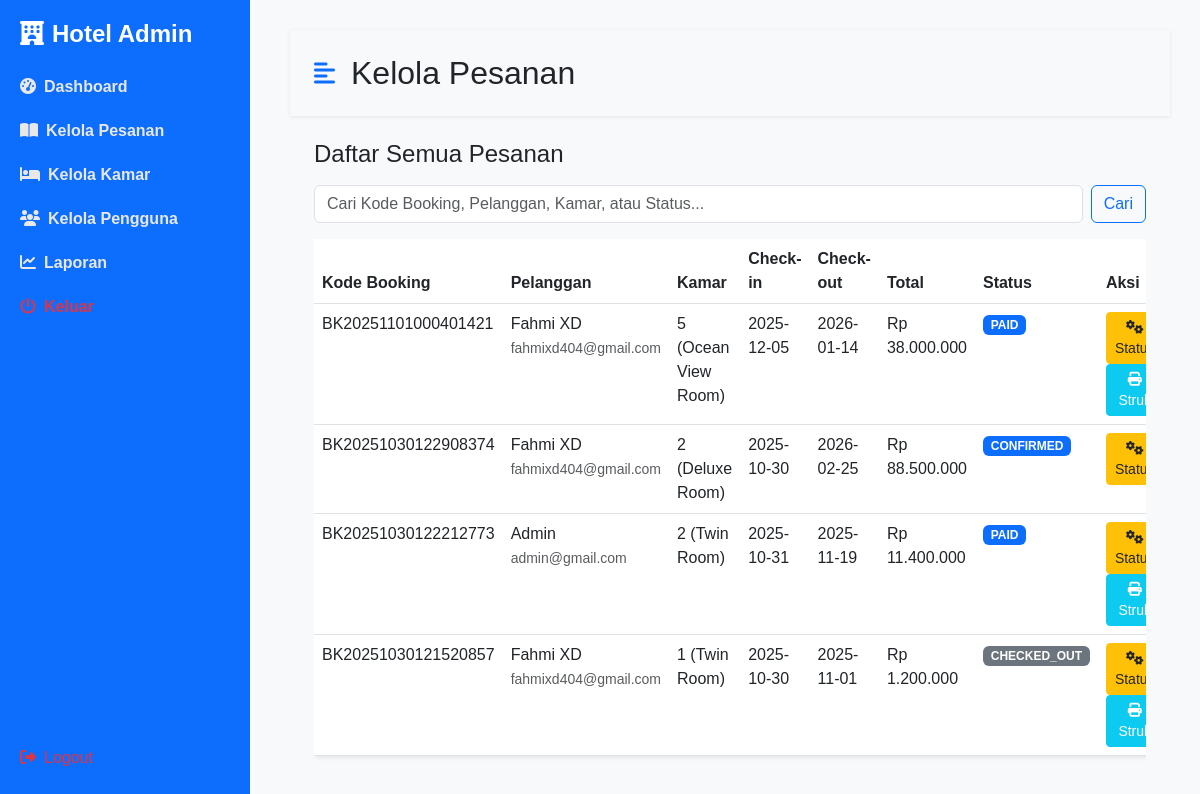
/admin/kelola_pesanan.php (signed in), run on an earlier commit of the app's database.
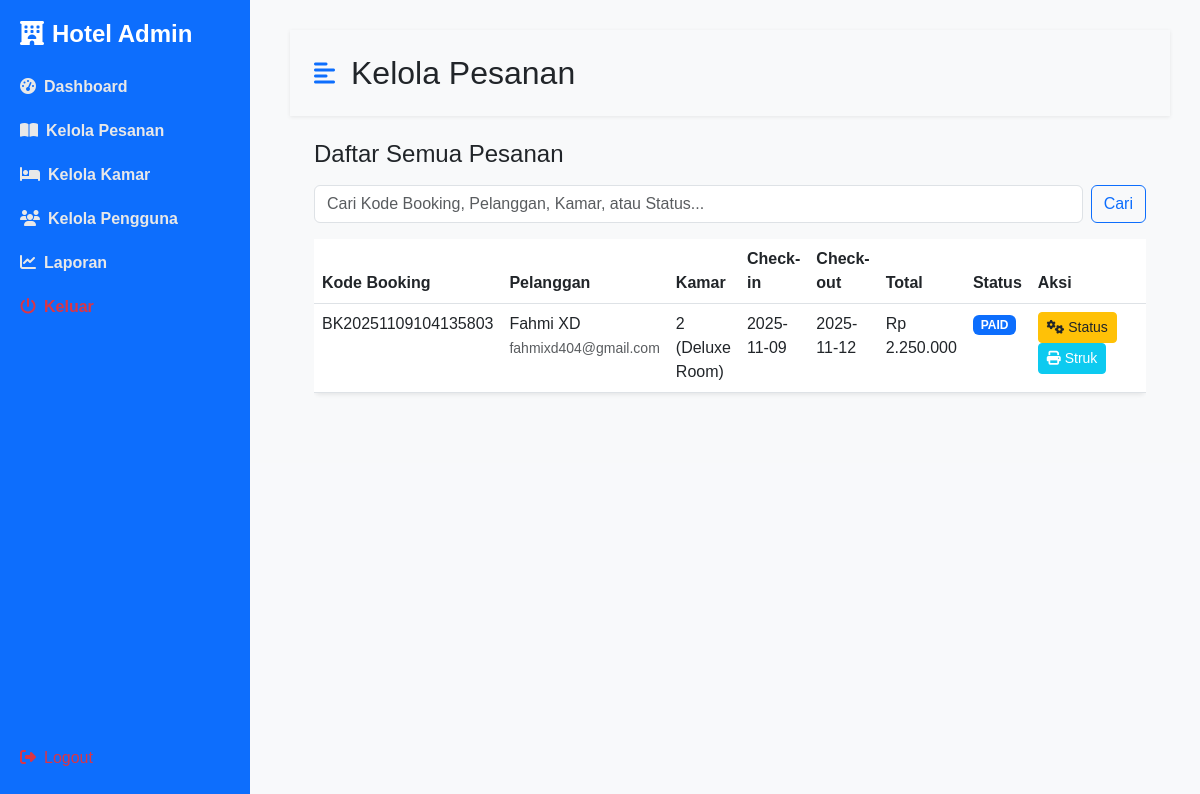
And on a later commit of the database.
### tables this page shows
CREATE TABLE `bookings` (
  `id` int NOT NULL,
  `booking_code` varchar(20) NOT NULL,
  `user_id` int NOT NULL,
  `room_id` int NOT NULL,
  `check_in` date NOT NULL,
  `check_out` date NOT NULL,
  `total_price` decimal(10,2) NOT NULL,
  `status` enum('pending','confirmed','cancelled','checked_in','checked_out','paid','failed') DEFAULT 'pending',
  `created_at` datetime DEFAULT CURRENT_TIMESTAMP
);

CREATE TABLE `users` (
  `id` int NOT NULL,
  `name` varchar(100) NOT NULL,
  `email` varchar(100) NOT NULL,
  `phone` varchar(20) DEFAULT NULL,
  `password` varchar(255) NOT NULL,
  `role` enum('admin','user') NOT NULL DEFAULT 'user',
  `created_at` datetime DEFAULT CURRENT_TIMESTAMP
);

CREATE TABLE `rooms` (
  `id` int NOT NULL,
  `image` varchar(100) NOT NULL,
  `room_number` varchar(10) NOT NULL,
  `room_type_id` int NOT NULL,
  `floor` int NOT NULL,
  `status` enum('available','maintenance','booked') DEFAULT 'available',
  `created_at` datetime DEFAULT CURRENT_TIMESTAMP
);

CREATE TABLE `room_types` (
  `id` int NOT NULL,
  `name` varchar(100) NOT NULL,
  `description` text,
  `price_per_night` decimal(10,2) NOT NULL,
  `capacity` int NOT NULL,
  `facilities` text,
  `created_at` datetime DEFAULT CURRENT_TIMESTAMP
);

### admin/kelola_pesanan.php (the view, shortened to what this page needs)
<?php
include '../koneksi.php';
$search_term = '';
$query = "
      SELECT
            b.id, b.booking_code, b.check_in, b.check_out, b.total_price, b.status, b.created_at,
            u.name as user_name, u.email as user_email,
            r.room_number,
            rt.name as room_type_name,
            r.id as room_id
      FROM bookings b
      JOIN users u ON b.user_id = u.id
      JOIN rooms r ON b.room_id = r.id
      JOIN room_types rt ON r.room_type_id = rt.id
";
$query .= " ORDER BY b.created_at DESC";
if (!empty($search_term)) {
      $stmt = $koneksi->prepare($query);
      $params_ref = array();
      $params_ref[] = &$param_types;
      foreach ($params as $param) {
            $params_ref[] = &$param;
      }
      call_user_func_array(array($stmt, 'bind_param'), $params_ref);
      $stmt->execute();
      $bookings_result = $stmt->get_result();
      $bookings = $bookings_result->fetch_all(MYSQLI_ASSOC);
      $stmt->close();
} else {
      $bookings_result = $koneksi->query($query);
      $bookings = $bookings_result->fetch_all(MYSQLI_ASSOC);
}
?>
<!DOCTYPE html>
<html lang="id">
<head>
      <link href="https://cdn.jsdelivr.net/npm/bootstrap@5.3.0/dist/css/bootstrap.min.css" rel="stylesheet">
      <link rel="stylesheet" href="https://cdnjs.cloudflare.com/ajax/libs/font-awesome/6.4.0/css/all.min.css">
      <link rel="stylesheet" href="../assets/css/admin-style.css">
</head>
<body>
      <div class="d-flex" id="wrapper">
            <?php include 'sidebar.php'; ?>
            <div id="page-content-wrapper" class="content">
                  <nav class="navbar navbar-expand-lg navbar-light bg-transparent py-4 px-4">
                        <div class="d-flex align-items-center">
                              <i class="fas fa-align-left primary-text fs-4 me-3" id="menu-toggle"></i>
                              <h2 class="fs-2 m-0">Kelola Pesanan</h2>
                        </div>
                  </nav>
                  <div class="container-fluid px-4">
                        <div class="row my-4">
                              <h3 class="fs-4 mb-3">Daftar Semua Pesanan</h3>
                              <div class="col-md-12 mb-3">
                                    <form method="GET" action="kelola_pesanan.php" class="d-flex">
                                          <input type="text" name="search" class="form-control me-2" placeholder="Cari Kode Booking, Pelanggan, Kamar, atau Status..." value="<?= htmlspecialchars($search_term) ?>">
                                          <button type="submit" class="btn btn-outline-primary">Cari</button>
                                    </form>
                              </div>
                              <div class="col-md-12">
                                    <div class="table-responsive">
                                          <table class="table bg-white rounded shadow-sm table-hover">
                                                <thead>
                                                      <tr>
                                                            <th scope="col">Kode Booking</th>
                                                            <th scope="col">Pelanggan</th>
                                                            <th scope="col">Kamar</th>
                                                            <th scope="col">Check-in</th>
                                                            <th scope="col">Check-out</th>
                                                            <th scope="col">Total</th>
                                                            <th scope="col">Status</th>
                                                            <th scope="col" width="200">Aksi</th>                                                       </tr>
                                                </thead>
                                                <tbody>
                                                      <?php if (!empty($bookings)): ?>
                                                            <?php foreach ($bookings as $booking): ?>
                                                                  <tr>
                                                                        <td><?= htmlspecialchars($booking['booking_code']) ?></td>
                                                                        <td>
                                                                              <?= htmlspecialchars($booking['user_name']) ?><br>
                                                                              <small class="text-muted"><?= htmlspecialchars($booking['user_email']) ?></small>
                                                                        </td>
                                                                        <td><?= htmlspecialchars($booking['room_number']) ?> (<?= htmlspecialchars($booking['room_type_name']) ?>)</td>
                                                                        <td><?= htmlspecialchars($booking['check_in']) ?></td>
                                                                        <td><?= htmlspecialchars($booking['check_out']) ?></td>
                                                                        <td>Rp <?= number_format($booking['total_price'], 0, ',', '.') ?></td>
                                                                        <td>
                                                                              <span class="badge status-<?= str_replace('_', '-', htmlspecialchars($booking['status'])) ?>">
                                                                                    <?= strtoupper(htmlspecialchars($booking['status'])) ?>
                                                                              </span>
                                                                        </td>
                                                                        <td>
                                                                                                                                                            <button type="button" class="btn btn-sm btn-warning text-dark action-btn mb-1 mb-md-0"
                                                                                    data-bs-toggle="modal" data-bs-target="#actionModal"
                                                                                    data-id="<?= $booking['id'] ?>"
                                                                                    data-code="<?= htmlspecialchars($booking['booking_code']) ?>"
                                                                                    data-current-status="<?= htmlspecialchars($booking['status']) ?>"
                                                                                    data-room-id="<?= $booking['room_id'] ?>">
                                                                                    <i class="fas fa-cogs"></i> Status
                                                                              </button>
                                                                                                                                                            <?php if (in_array($booking['status'], ['paid', 'checked_out'])): ?>
                                                                                    <a href="cetak_struk.php?booking_id=<?= $booking['id'] ?>" target="_blank" class="btn btn-sm btn-info text-white mt-1 mt-md-0">
                                                                                          <i class="fas fa-print"></i> Struk
                                                                                    </a>
                                                                              <?php endif; ?>
                                                                        </td>
                                                                  </tr>
                                                            <?php endforeach; ?>
                                                      <?php else: ?>
                                                            <tr>
                                                                  <td colspan="8" class="text-center">Tidak ada pesanan yang ditemukan.</td>
                                                            </tr>
                                                      <?php endif; ?>
                                                </tbody>
                                          </table>
                                    </div>
                              </div>
                        </div>
                  </div>
            </div>
      </div>
</body>
</html>

### admin/sidebar.php
<div class="sidebar d-flex flex-column justify-content-between">
    <div>
        <h4><i class="fa-solid fa-hotel me-2"></i>Hotel Admin</h4>
        <a href="index.php" class="list-group-item list-group-item-action bg-transparent second-text fw-bold">
            <i class="fas fa-tachometer-alt me-2"></i>Dashboard
        </a>
        <a href="kelola_pesanan.php" class="list-group-item list-group-item-action bg-transparent second-text fw-bold">
            <i class="fas fa-book-open me-2"></i>Kelola Pesanan
        </a>
        <a href="kelola_kamar.php" class="list-group-item list-group-item-action bg-transparent second-text fw-bold">
            <i class="fas fa-bed me-2"></i>Kelola Kamar
        </a>
        <a href="kelola_user.php" class="list-group-item list-group-item-action bg-transparent second-text fw-bold">
            <i class="fas fa-users me-2"></i>Kelola Pengguna
        </a>
        <a href="laporan.php" class="list-group-item list-group-item-action bg-transparent second-text fw-bold">
            <i class="fas fa-chart-line me-2"></i>Laporan
        </a>
        <a href="../index.php" class="list-group-item list-group-item-action bg-transparent text-danger fw-bold">
            <i class="fas fa-power-off me-2"></i>Keluar
        </a>
    </div>
    <div>
        <a href="../login.php?logout=1" class="text-danger"><i class="fa-solid fa-right-from-bracket me-2"></i>Logout</a>
    </div>
</div>

### assets/css/admin-style.css (style rules this page uses)
:root { --main-bg-color: #f8f9fa; --main-text-color: #000; --primary-color: #0d6efd; --secondary-color: #dee2e6; }
#wrapper { overflow-x: hidden; background-color: var(--main-bg-color); }
#page-content-wrapper { min-width: 100vw; }
#menu-toggle { cursor: pointer; }
.list-group-item { border: none; padding: 20px 30px; color: #fff; }
.primary-text { color: var(--primary-color); }
body { background-color: #f8f9fb; font-family: 'Poppins', sans-serif; }
.navbar { background: white; box-shadow: 0 1px 4px rgba(0, 0, 0, 0.08); }
.sidebar { width: 250px; background: #0d6efd; color: white; height: 100vh; position: fixed; top: 0; left: 0; padding: 20px; }
.sidebar h4 { font-weight: 600; margin-bottom: 1rem; }
.sidebar a { color: #e8e8e8; text-decoration: none; display: block; padding: 10px 0; border-radius: 6px; }
.content { margin-left: 260px; padding: 30px; }
@media (min-width: 768px) { #page-content-wrapper { min-width: 0; width: 100%; } }

### admin/kelola_pesanan.php (style rules this page uses)
.status-confirmed, .status-paid { background-color: #0d6efd; color: #fff; }
.status-checked-out { background-color: #6c757d; color: #fff; }

What changed in the data, as far as the page shows it:
removed bookings: booking_code "BK20251101000401421", user.name "Fahmi XD", user.email "fahmixd404@gmail.com", room.room_number "5", room_types.name "Ocean View Room", check_in "2025-12-05", check_out "2026-01-14", total_price "38.000.000", status "PAID"
removed bookings: booking_code "BK20251030122908374", user.name "Fahmi XD", user.email "fahmixd404@gmail.com", room.room_number "2", room_types.name "Deluxe Room", check_in "2025-10-30", check_out "2026-02-25", total_price "88.500.000", status "CONFIRMED"
removed bookings: booking_code "BK20251030122212773", user.name "Admin", user.email "admin@gmail.com", room.room_number "2", room_types.name "Twin Room", check_in "2025-10-31", check_out "2025-11-19", total_price "11.400.000", status "PAID"
removed bookings: booking_code "BK20251030121520857", user.name "Fahmi XD", user.email "fahmixd404@gmail.com", room.room_number "1", room_types.name "Twin Room", check_in "2025-10-30", check_out "2025-11-01", total_price "1.200.000", status "CHECKED_OUT"
added bookings: booking_code "BK20251109104135803", user.name "Fahmi XD", user.email "fahmixd404@gmail.com", room.room_number "2", room_types.name "Deluxe Room", check_in "2025-11-09", check_out "2025-11-12", total_price "2.250.000", status "PAID"
